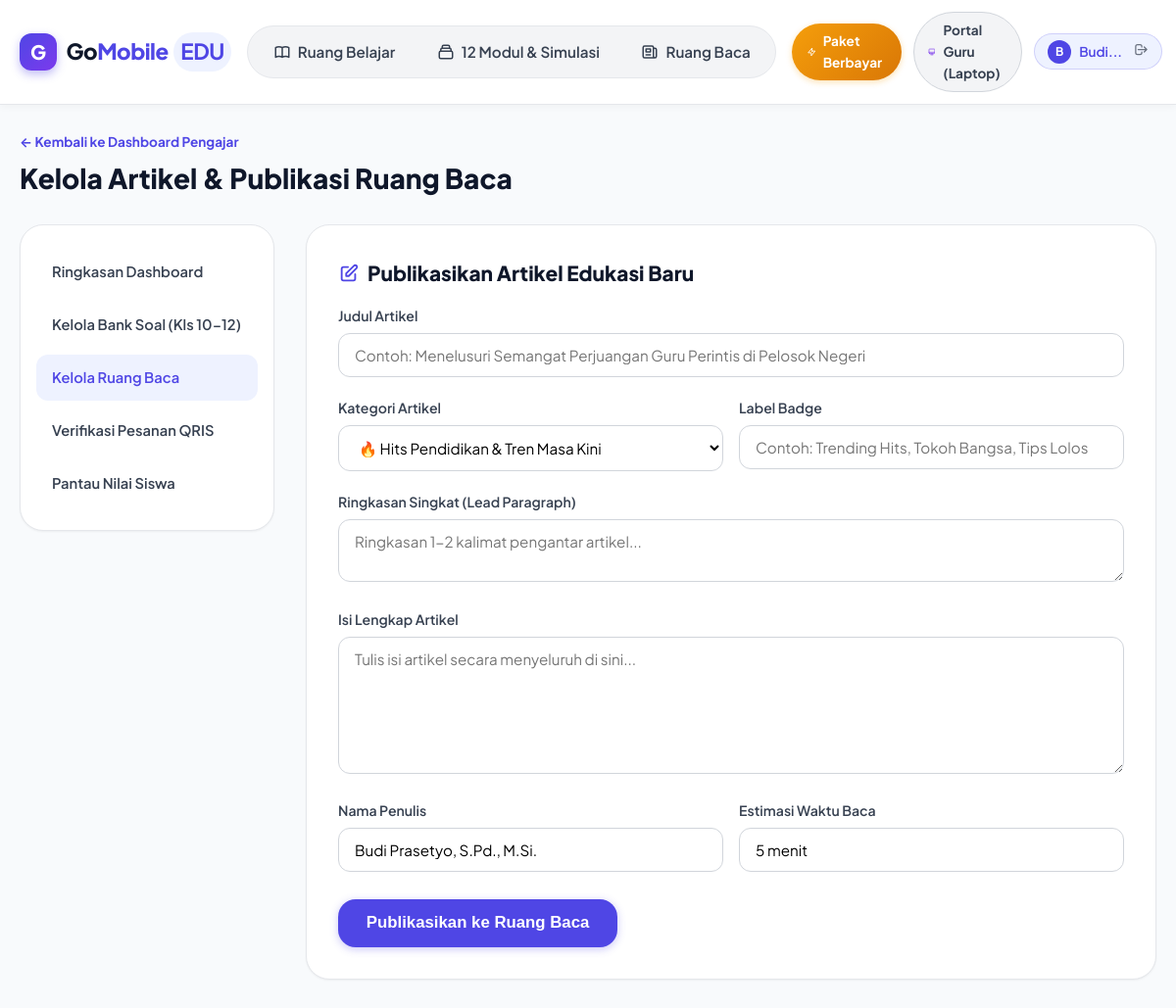
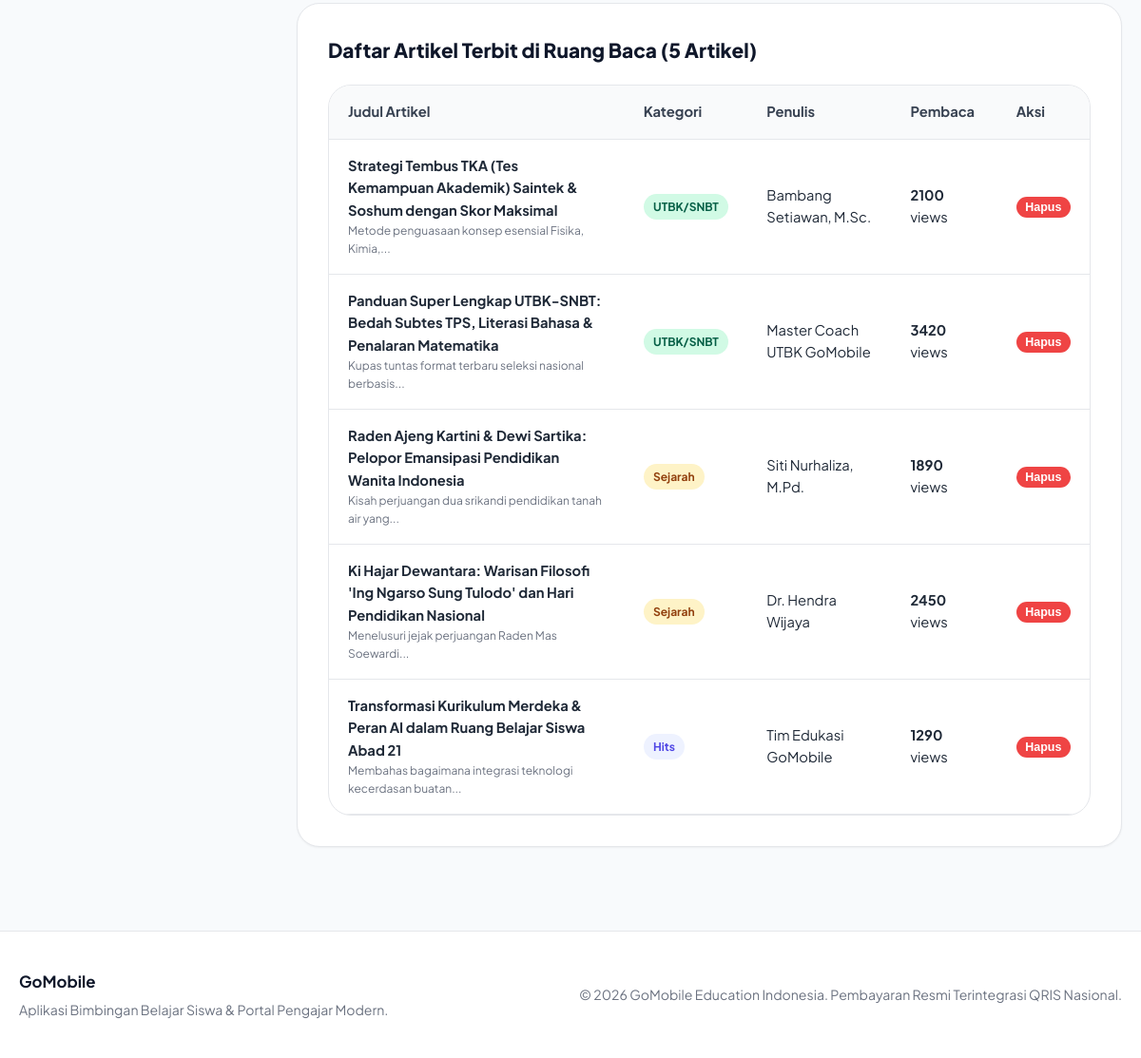
Page /pengajar/artikel (signed in) on the committed database (2 pictures, top to bottom).
### tables this page shows
CREATE TABLE articles (
        id INTEGER PRIMARY KEY AUTOINCREMENT,
        title TEXT NOT NULL,
        category TEXT NOT NULL, -- 'hits', 'pahlawan_sejarah', 'utbk_snbt_tka'
        summary TEXT NOT NULL,
        content TEXT NOT NULL,
        author TEXT NOT NULL,
        read_time TEXT DEFAULT '5 menit',
        views INTEGER DEFAULT 0,
        badge TEXT,
        created_at TIMESTAMP DEFAULT CURRENT_TIMESTAMP
    );

### app.py (the view)
@app.route('/pengajar/artikel')
@teacher_required
def teacher_articles():
    conn = get_db()
    cursor = conn.cursor()
    cursor.execute("SELECT * FROM articles ORDER BY id DESC")
    articles = cursor.fetchall()
    conn.close()
    return render_template('teacher/kelola_artikel.html', articles=articles)

### app.py (called while the page is built)
@app.before_request
def load_logged_in_user():
    user_id = session.get('user_id')
    if user_id is None:
        g.user = None
    else:
        conn = get_db()
        cursor = conn.cursor()
        cursor.execute("SELECT * FROM users WHERE id = ?", (user_id,))
        g.user = cursor.fetchone()
        conn.close()

def teacher_required(view):
    @wraps(view)
    def wrapped_view(**kwargs):
        if g.user is None:
            flash("Halaman portal pengajar khusus untuk akun guru. Silakan login terlebih dahulu.", "warning")
            return redirect(url_for('login', role='pengajar', next=request.url))
        if g.user['role'] != 'pengajar':
            flash("Akses ditolak: Akun Anda terdaftar sebagai Siswa. Portal ini khusus untuk Pengajar.", "danger")
            return redirect(url_for('index'))
        return view(**kwargs)
    return wrapped_view

### database.py (called while the page is built, shortened)
def get_db_path():
    if os.environ.get('GOMOBILE_DB_PATH'):
        return os.environ['GOMOBILE_DB_PATH']

def get_db():
    db_path = get_db_path()
    needs_init = not os.path.exists(db_path)
    conn = sqlite3.connect(db_path)
    conn.row_factory = sqlite3.Row
    if needs_init:
        _init_db_tables_and_seeds(conn)
    return conn

### templates/teacher/kelola_artikel.html (shortened to what this page needs)
{% extends "base.html" %}
{% block content %}
<div class="container">
  <div style="margin-bottom:1.5rem;">
    <a href="{{ url_for('teacher_dashboard') }}" style="color:var(--primary);font-size:0.85rem;font-weight:700;text-decoration:none;">
      &larr; Kembali ke Dashboard Pengajar
    </a>
    <h1 style="font-size:1.75rem;font-weight:800;color:var(--dark);margin-top:0.25rem;">
      Kelola Artikel &amp; Publikasi Ruang Baca
    </h1>
  </div>
  <div class="teacher-layout">
    <aside class="teacher-sidebar">
      <ul class="teacher-nav-list">
        <li class="teacher-nav-item"><a href="{{ url_for('teacher_dashboard') }}">Ringkasan Dashboard</a></li>
        <li class="teacher-nav-item"><a href="{{ url_for('teacher_bank_soal') }}">Kelola Bank Soal (Kls 10-12)</a></li>
        <li class="teacher-nav-item"><a href="{{ url_for('teacher_articles') }}" class="active">Kelola Ruang Baca</a></li>
        <li class="teacher-nav-item"><a href="{{ url_for('teacher_verifikasi_bayar') }}">Verifikasi Pesanan QRIS</a></li>
        <li class="teacher-nav-item"><a href="{{ url_for('teacher_nilai_siswa') }}">Pantau Nilai Siswa</a></li>
      </ul>
    </aside>
    <div>
      <div style="background:var(--white);border-radius:var(--radius-xl);border:1px solid var(--gray-200);padding:2rem;box-shadow:var(--shadow-sm);margin-bottom:2rem;">
        <h2 style="font-size:1.3rem;font-weight:800;color:var(--dark);margin-bottom:1rem;display:flex;align-items:center;gap:0.5rem;">
          <svg style="width:22px;height:22px;color:var(--primary);" fill="none" stroke="currentColor" viewBox="0 0 24 24">
            <path stroke-linecap="round" stroke-linejoin="round" stroke-width="2" d="M11 5H6a2 2 0 00-2 2v11a2 2 0 002 2h11a2 2 0 002-2v-5m-1.414-9.414a2 2 0 112.828 2.828L11.828 15H9v-2.828l8.586-8.586z"></path>
          </svg>
          Publikasikan Artikel Edukasi Baru
        </h2>
        <form method="POST" action="{{ url_for('add_article') }}">
          <div class="form-group">
            <label class="form-label" for="title">Judul Artikel</label>
            <input type="text" class="form-control" id="title" name="title" required placeholder="Contoh: Menelusuri Semangat Perjuangan Guru Perintis di Pelosok Negeri">
          </div>
          <div style="display:grid;grid-template-columns:1fr 1fr;gap:1rem;">
            <div class="form-group">
              <label class="form-label" for="category">Kategori Artikel</label>
              <select class="form-control" id="category" name="category" required>
                <option value="hits">🔥 Hits Pendidikan &amp; Tren Masa Kini</option>
              </select>
            </div>
            <div class="form-group">
              <label class="form-label" for="badge">Label Badge</label>
              <input type="text" class="form-control" id="badge" name="badge" placeholder="Contoh: Trending Hits, Tokoh Bangsa, Tips Lolos">
            </div>
          </div>
          <div class="form-group">
            <label class="form-label" for="summary">Ringkasan Singkat (Lead Paragraph)</label>
            <textarea class="form-control" id="summary" name="summary" rows="2" required placeholder="Ringkasan 1-2 kalimat pengantar artikel..."></textarea>
          </div>
          <div class="form-group">
            <label class="form-label" for="content">Isi Lengkap Artikel</label>
            <textarea class="form-control" id="content" name="content" rows="6" required placeholder="Tulis isi artikel secara menyeluruh di sini..."></textarea>
          </div>
          <div style="display:grid;grid-template-columns:1fr 1fr;gap:1rem;">
            <div class="form-group">
              <label class="form-label" for="author">Nama Penulis</label>
              <input type="text" class="form-control" id="author" name="author" value="{{ session.get('user_name', 'Guru GoMobile') }}" required>
            </div>
            <div class="form-group">
              <label class="form-label" for="read_time">Estimasi Waktu Baca</label>
              <input type="text" class="form-control" id="read_time" name="read_time" value="5 menit" required>
            </div>
          </div>
          <button type="submit" class="btn btn-primary btn-lg" style="margin-top:0.5rem;">
            Publikasikan ke Ruang Baca
          </button>
        </form>
      </div>
      <div style="background:var(--white);border-radius:var(--radius-xl);border:1px solid var(--gray-200);padding:2rem;box-shadow:var(--shadow-sm);">
        <h2 style="font-size:1.3rem;font-weight:800;color:var(--dark);margin-bottom:1.25rem;">
          Daftar Artikel Terbit di Ruang Baca ({{ articles|length }} Artikel)
        </h2>
        <div class="data-table-wrapper" style="box-shadow:none;">
          <table class="data-table">
            <thead>
              <tr>
                <th>Judul Artikel</th>
                <th>Kategori</th>
                <th>Penulis</th>
                <th>Pembaca</th>
                <th>Aksi</th>
              </tr>
            </thead>
            <tbody>
              {% for art in articles %}
              <tr>
                <td>
                  <strong>{{ art.title }}</strong>
                  <div style="font-size:0.75rem;color:var(--gray-500);">{{ art.summary|truncate(60) }}</div>
                </td>
                <td>
                  {% if art.category == 'hits' %}
                    <span class="badge badge-primary">Hits</span>
                  {% elif art.category == 'pahlawan_sejarah' %}
                    <span class="badge badge-warning">Sejarah</span>
                  {% else %}
                    <span class="badge badge-success">UTBK/SNBT</span>
                  {% endif %}
                </td>
                <td>{{ art.author }}</td>
                <td><strong>{{ art.views }}</strong> views</td>
                <td>
                  <form method="POST" action="{{ url_for('delete_article', art_id=art.id) }}" onsubmit="return confirm('Hapus artikel ini?');">
                    <button type="submit" class="btn btn-danger" style="padding:0.25rem 0.6rem;font-size:0.78rem;">
                      Hapus
                    </button>
                  </form>
                </td>
              </tr>
              {% endfor %}
            </tbody>
          </table>
        </div>
      </div>
    </div>
  </div>
</div>
{% endblock %}

### static/css/style.css (style rules this page uses)
:root { --primary: #4F46E5; --primary-hover: #4338CA; --primary-light: #EEF2FF; --secondary: #06B6D4; --accent: #F59E0B; --success: #10B981; --success-light: #D1FAE5; --danger: #EF4444; --danger-light: #FEE2E2; --dark: #0F172A; --gray-900: #111827; --gray-800: #1F2937; --gray-700: #374151; --gray-600: #4B5563; --gray-500: #6B7280; --gray-400: #9CA3AF; --gray-300: #D1D5DB; --gray-200: #E5E7EB; --gray-100: #F3F4F6; --gray-50: #F9FAFB; --white: #FFFFFF; --radius-sm: 8px; --radius-md: 12px; --radius-lg: 18px; --radius-xl: 24px; --shadow-sm: 0 1px 2px 0 rgba(0, 0, 0, 0.05); --shadow-md: 0 4px 6px -1px rgba(0, 0, 0, 0.1), 0 2px 4px -1px rgba(0, 0, 0, 0.06); --shadow-lg: 0 10px 15px -3px rgba(0, 0, 0, 0.1), 0 4px 6px -2px rgba(0, 0, 0, 0.05); --shadow-xl: 0 20px 25px -5px rgba(0, 0, 0, 0.1), 0 10px 10px -5px rgba(0, 0, 0, 0.04); --font-sans: 'Inter', system-ui, -apple-system, BlinkMacSystemFont, "Segoe UI", Roboto, sans-serif; }
*, *::before, *::after { box-sizing: border-box; margin: 0; padding: 0; }
html { font-size: 16px; scroll-behavior: smooth; -webkit-text-size-adjust: 100%; }
body { font-family: var(--font-sans); background-color: #F8FAFC; color: var(--gray-800); line-height: 1.6; min-height: 100vh; display: flex; flex-direction: column; }
.container { max-width: 1200px; margin: 0 auto; padding: 1.5rem 1.25rem; }
.form-group { margin-bottom: 1.25rem; }
.form-label { display: block; font-size: 0.88rem; font-weight: 600; color: var(--gray-700); margin-bottom: 0.4rem; }
.form-control { width: 100%; padding: 0.75rem 1rem; border: 1.5px solid var(--gray-300); border-radius: var(--radius-md); font-size: 0.95rem; font-family: inherit; transition: border-color 0.2s ease, box-shadow 0.2s ease; background: var(--white); }
.teacher-layout { display: grid; grid-template-columns: 260px 1fr; gap: 2rem; margin-top: 1.5rem; }
.teacher-sidebar { background: var(--white); border-radius: var(--radius-xl); border: 1px solid var(--gray-200); padding: 1.5rem 1rem; box-shadow: var(--shadow-sm); align-self: start; }
.teacher-nav-list { list-style: none; display: flex; flex-direction: column; gap: 0.4rem; }
.teacher-nav-item a { display: flex; align-items: center; gap: 0.75rem; padding: 0.75rem 1rem; border-radius: var(--radius-md); color: var(--gray-700); text-decoration: none; font-weight: 600; font-size: 0.92rem; transition: all 0.2s ease; }
.teacher-nav-item a.active { background: var(--primary-light); color: var(--primary); }
.data-table-wrapper { background: var(--white); border-radius: var(--radius-xl); border: 1px solid var(--gray-200); overflow-x: auto; box-shadow: var(--shadow-sm); }
.data-table { width: 100%; border-collapse: collapse; text-align: left; font-size: 0.92rem; }
.data-table th { background: var(--gray-50); padding: 1rem 1.25rem; font-weight: 700; color: var(--gray-700); border-bottom: 1px solid var(--gray-200); }
.data-table td { padding: 1rem 1.25rem; border-bottom: 1px solid var(--gray-200); color: var(--gray-800); }
.btn { display: inline-flex; align-items: center; justify-content: center; gap: 0.5rem; padding: 0.75rem 1.5rem; border-radius: var(--radius-md); font-weight: 700; font-size: 0.95rem; border: none; cursor: pointer; text-decoration: none; transition: all 0.2s ease; }
.btn-primary { background: var(--primary); color: var(--white); box-shadow: 0 2px 8px rgba(79, 70, 229, 0.3); }
.btn-danger { background: var(--danger); color: var(--white); }
.btn-lg { padding: 0.9rem 1.8rem; font-size: 1.05rem; border-radius: var(--radius-lg); }
.badge { display: inline-block; padding: 0.25rem 0.65rem; border-radius: 999px; font-size: 0.75rem; font-weight: 700; }
.badge-success { background: var(--success-light); color: #065F46; }
.badge-warning { background: #FEF3C7; color: #92400E; }
.badge-primary { background: var(--primary-light); color: var(--primary); }

### templates/base.html (style rules this page uses)
body { font-family: 'Plus Jakarta Sans', var(--font-sans); }

### rows in the picture
articles: title "Strategi Tembus TKA (Tes Kemampuan Akademik) Saintek & Soshum dengan Skor Maksimal", summary "Metode penguasaan konsep esensial Fisika, Kimia,...", category "UTBK/SNBT", author "Bambang Setiawan, M.Sc.", views "2100"
articles: title "Panduan Super Lengkap UTBK-SNBT: Bedah Subtes TPS, Literasi Bahasa & Penalaran Matematika", summary "Kupas tuntas format terbaru seleksi nasional berbasis...", category "UTBK/SNBT", author "Master Coach UTBK GoMobile", views "3420"
articles: title "Raden Ajeng Kartini & Dewi Sartika: Pelopor Emansipasi Pendidikan Wanita Indonesia", summary "Kisah perjuangan dua srikandi pendidikan tanah air yang...", category "Sejarah", author "Siti Nurhaliza, M.Pd.", views "1890"
articles: title "Ki Hajar Dewantara: Warisan Filosofi 'Ing Ngarso Sung Tulodo' dan Hari Pendidikan Nasional", summary "Menelusuri jejak perjuangan Raden Mas Soewardi...", category "Sejarah", author "Dr. Hendra Wijaya", views "2450"
articles: title "Transformasi Kurikulum Merdeka & Peran AI dalam Ruang Belajar Siswa Abad 21", summary "Membahas bagaimana integrasi teknologi kecerdasan buatan...", category "Hits", author "Tim Edukasi GoMobile", views "1290"

### other values in the picture
{{ session.get('user_name', 'U')[0]|upper }} "B"
{{ session.get('user_name', 'Akun')|truncate(12) }} "Budi..."
{{ articles|length }} "5"
